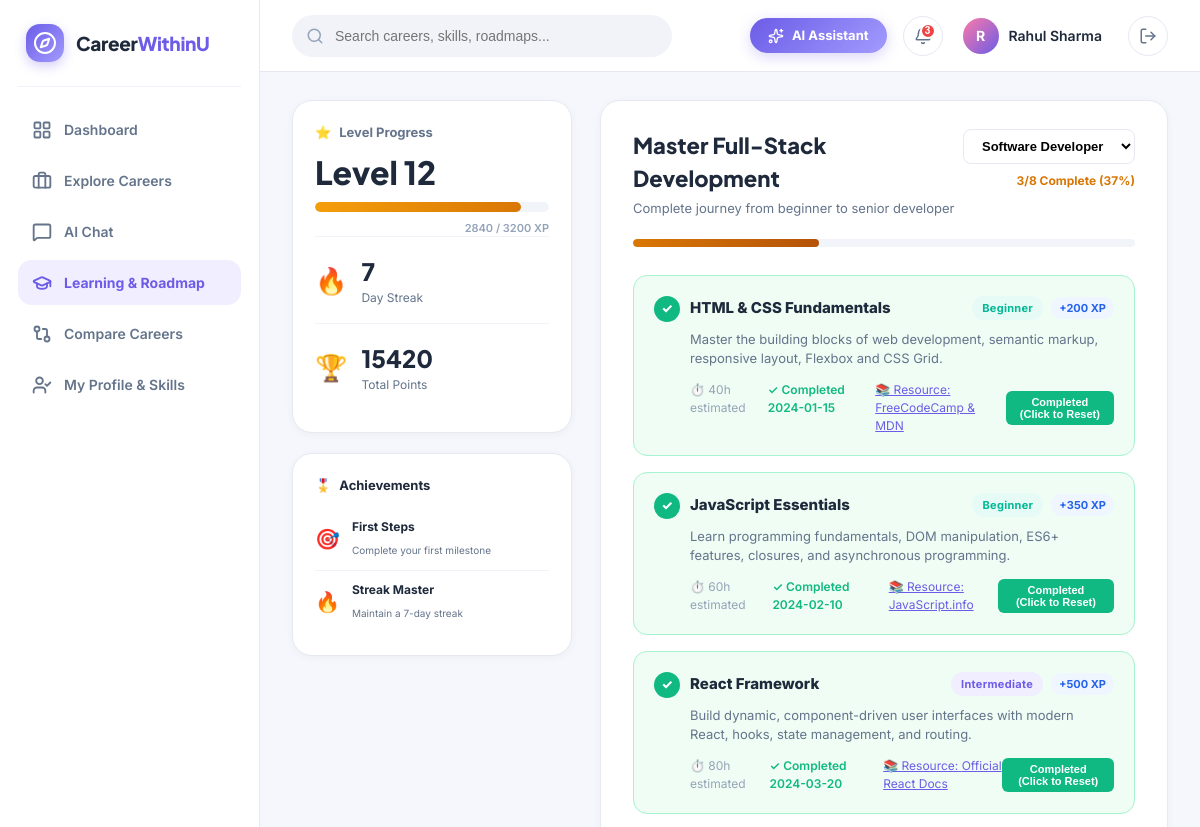
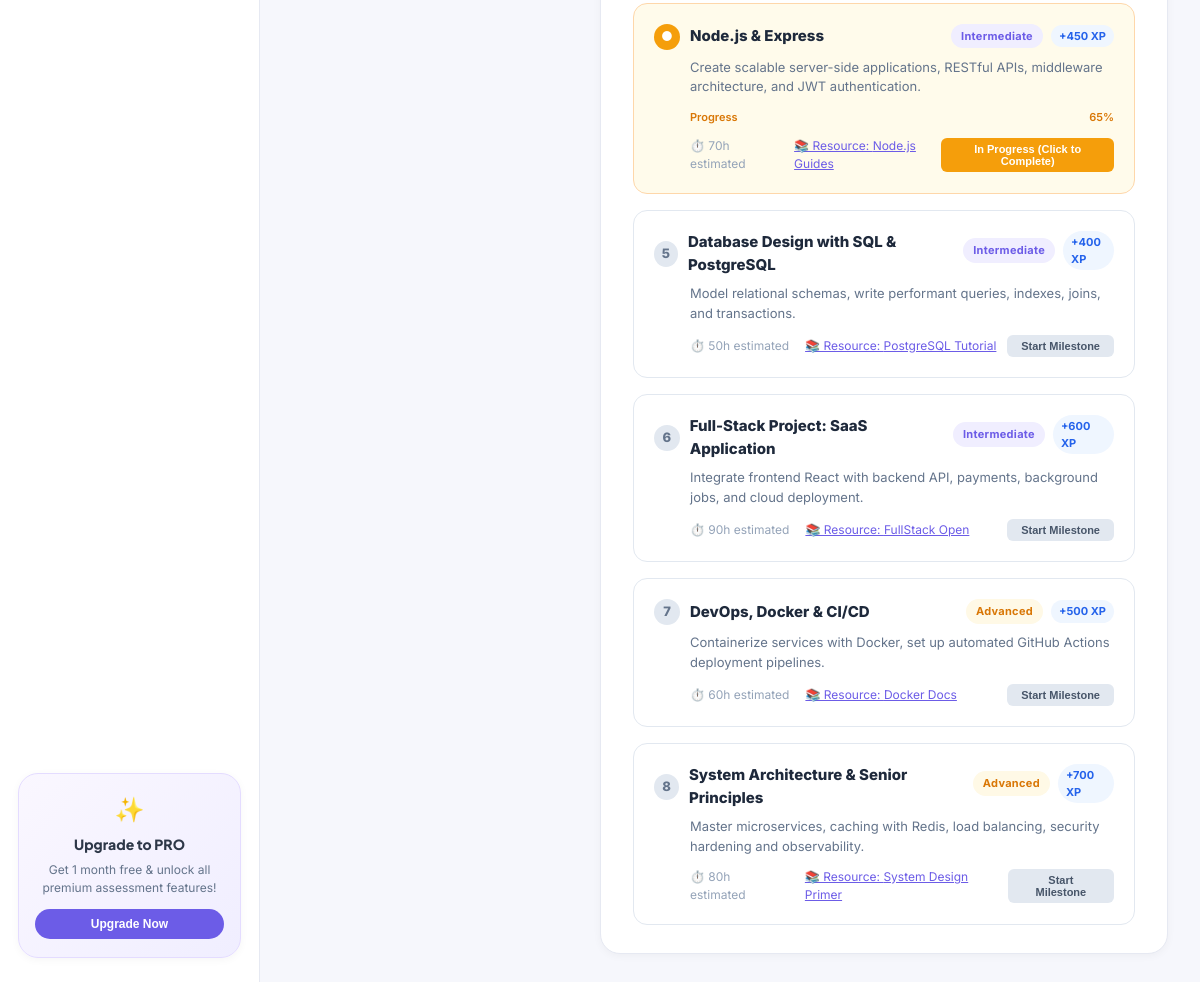
The page /roadmap/ (signed in) on the database its author committed (2 pictures, top to bottom).
### core/models.py (models this page shows, shortened)
class UserProfile(models.Model):
    EDUCATION_LEVEL_CHOICES = [
        ('school', 'School / 10th-12th Grade'),
        ('diploma', 'Diploma'),
        ('undergraduate', 'Undergraduate / Bachelor Degree'),
        ('postgraduate', 'Postgraduate / Master Degree'),
        ('doctorate', 'Doctorate / Professional'),
    ]
    EXPERIENCE_LEVEL_CHOICES = [
        ('Beginner/Student', 'Beginner / Student (0-1 yrs)'),
        ('Intermediate/Graduate', 'Early Career / Graduate (1-3 yrs)'),
        ('Experienced', 'Experienced Professional (3+ yrs)'),
    ]
    user = models.OneToOneField(User, on_delete=models.CASCADE, related_name='profile')
    full_name = models.CharField(max_length=150, default='Rahul Sharma')
    headline = models.CharField(max_length=255, default='High School Student / Tech Enthusiast')
    education_level = models.CharField(max_length=50, choices=EDUCATION_LEVEL_CHOICES, default='school')
    qualification = models.CharField(max_length=150, default='11th Grade (Science & Mathematics)')
    institution = models.CharField(max_length=200, default='Modern High School')
    specialization = models.CharField(max_length=150, default='Physics, Chemistry & Math (PCM)')
    graduation_year = models.IntegerField(default=2026)
    experience_level = models.CharField(max_length=50, choices=EXPERIENCE_LEVEL_CHOICES, default='Beginner/Student')
    profile_completed = models.BooleanField(default=True)
    xp_points = models.IntegerField(default=2840)
    xp_needed = models.IntegerField(default=3200)
    level = models.IntegerField(default=12)
    streak_days = models.IntegerField(default=7)
    total_points = models.IntegerField(default=15420)
    lessons_completed = models.IntegerField(default=46)
    hours_spent = models.IntegerField(default=127)
    assessment_date_str = models.CharField(max_length=100, default='Monday, 11 AM')
    avatar = models.CharField(max_length=50, default='avatar-1')
    psychometric_score = models.IntegerField(default=80)
    college_shortlist_count = models.IntegerField(default=50)
    roadmap_progress = models.IntegerField(default=30)
    created_at = models.DateTimeField(auto_now_add=True)
    updated_at = models.DateTimeField(auto_now=True)
    @property
    def level_progress_percent(self):
        if self.xp_needed <= 0:
            return 100
        return min(100, int((self.xp_points / self.xp_needed) * 100))

class CareerRoadmap(models.Model):
    career = models.OneToOneField(Career, on_delete=models.CASCADE, related_name='roadmap')
    title = models.CharField(max_length=200, default='Master Career Path')
    subtitle = models.CharField(max_length=255, default='Complete journey from beginner to senior professional')
    total_xp = models.IntegerField(default=4500)
    estimated_hours = models.IntegerField(default=350)

class RoadmapMilestone(models.Model):
    LEVEL_CHOICES = [
        ('Beginner', 'Beginner'),
        ('Intermediate', 'Intermediate'),
        ('Advanced', 'Advanced'),
    ]
    roadmap = models.ForeignKey(CareerRoadmap, on_delete=models.CASCADE, related_name='milestones')
    order = models.IntegerField(default=1)
    title = models.CharField(max_length=150)
    description = models.TextField()
    level = models.CharField(max_length=20, choices=LEVEL_CHOICES, default='Beginner')
    xp_reward = models.IntegerField(default=200)
    estimated_hours = models.IntegerField(default=40)
    resource_provider = models.CharField(max_length=100, default='Official Documentation / Coursera')
    resource_url = models.CharField(max_length=255, default='https://roadmap.sh')
    class Meta:
        ordering = ['order']

class UserMilestoneProgress(models.Model):
    STATUS_CHOICES = [
        ('not_started', 'Not Started'),
        ('in_progress', 'In Progress'),
        ('completed', 'Completed'),
    ]
    user = models.ForeignKey(User, on_delete=models.CASCADE, related_name='user_milestones')
    milestone = models.ForeignKey(RoadmapMilestone, on_delete=models.CASCADE)
    status = models.CharField(max_length=20, choices=STATUS_CHOICES, default='not_started')
    progress_percent = models.IntegerField(default=0)
    completed_date = models.CharField(max_length=50, blank=True, null=True)
    updated_at = models.DateTimeField(auto_now=True)
    class Meta:
        unique_together = ('user', 'milestone')

### core/views.py (the view)
# urls.py: path('roadmap/', views.roadmap_view, name='roadmap'),            # Screen 2 (Ascento)
@login_required
def roadmap_view(request, career_slug=None):
    user = request.user
    profile, _ = UserProfile.objects.get_or_create(user=user)
    all_roadmaps = CareerRoadmap.objects.select_related('career').all()
    if career_slug:
        roadmap = get_object_or_404(CareerRoadmap, career__slug=career_slug)
    else:
        roadmap = CareerRoadmap.objects.filter(career__slug='software-developer').first() or all_roadmaps.first()
    milestones_with_progress = []
    completed_count = 0
    total_count = 0
    if roadmap:
        milestones = roadmap.milestones.all().order_by('order')
        total_count = milestones.count()
        for m in milestones:
            prog, _ = UserMilestoneProgress.objects.get_or_create(
                user=user,
                milestone=m,
                defaults={'status': 'not_started', 'progress_percent': 0}
            )
            if prog.status == 'completed':
                completed_count += 1
            milestones_with_progress.append({
                'milestone': m,
                'progress': prog
            })
    roadmap_completion_pct = int((completed_count / total_count * 100)) if total_count > 0 else 0
    context = {
        'profile': profile,
        'roadmap': roadmap,
        'all_roadmaps': all_roadmaps,
        'milestones_data': milestones_with_progress,
        'completed_count': completed_count,
        'total_count': total_count,
        'roadmap_completion_pct': roadmap_completion_pct,
        'active_nav': 'learning',
    }
    return render(request, 'roadmap.html', context)

### templates/roadmap.html (shortened to what this page needs)
{% extends 'base.html' %}
{% block content %}
<div class="roadmap-page-layout">
  <div class="gamify-sidebar">
    <div class="gamify-card">
      <div class="level-title-row">
        <span>⭐</span>
        <span>Level Progress</span>
      </div>
      <div class="level-num">Level {{ profile.level }}</div>
      <div class="xp-track">
        <div class="xp-fill" style="width: {{ profile.level_progress_percent }}%;"></div>
      </div>
      <div class="xp-ratio-text">{{ profile.xp_points }} / {{ profile.xp_needed }} XP</div>
      <div class="streak-box">
        <div class="streak-icon-box">🔥</div>
        <div>
          <div class="streak-val">{{ profile.streak_days }}</div>
          <div class="streak-lbl">Day Streak</div>
        </div>
      </div>
      <div class="points-box">
        <div class="streak-icon-box">🏆</div>
        <div>
          <div class="streak-val">{{ profile.total_points }}</div>
          <div class="streak-lbl">Total Points</div>
        </div>
      </div>
    </div>
    <div class="gamify-card">
      <div style="font-size: 13px; font-weight: 700; margin-bottom: 12px; display: flex; align-items: center; gap: 8px;">
        <span>🎖️</span>
        <span>Achievements</span>
      </div>
      <div class="achievement-item">
        <div style="font-size: 20px;">🎯</div>
        <div>
          <strong style="font-size: 12px; display: block;">First Steps</strong>
          <span style="font-size: 10px; color: var(--text-secondary);">Complete your first milestone</span>
        </div>
      </div>
      <div class="achievement-item">
        <div style="font-size: 20px;">🔥</div>
        <div>
          <strong style="font-size: 12px; display: block;">Streak Master</strong>
          <span style="font-size: 10px; color: var(--text-secondary);">Maintain a 7-day streak</span>
        </div>
      </div>
    </div>
  </div>
  <div class="roadmap-main-card">
    <div class="roadmap-header-top">
      <div>
        <h2 style="font-size: 22px; font-weight: 800; font-family: var(--font-heading); margin-bottom: 4px;">
          {{ roadmap.title }}
        </h2>
        <p style="font-size: 13px; color: var(--text-secondary);">
          {{ roadmap.subtitle }}
        </p>
      </div>
      <div style="text-align: right;">
        <select class="roadmap-career-select" onchange="location.href='/roadmap/' + this.value + '/'">
          {% for r in all_roadmaps %}
            <option value="{{ r.career.slug }}" {% if r.id == roadmap.id %}selected{% endif %}>
              {{ r.career.title }}
            </option>
          {% endfor %}
        </select>
        <div style="font-size: 12px; font-weight: 700; color: #D97706; margin-top: 8px;">
          {{ completed_count }}/{{ total_count }} Complete ({{ roadmap_completion_pct }}%)
        </div>
      </div>
    </div>
    <div class="roadmap-completion-bar">
      <div class="roadmap-completion-fill" style="width: {{ roadmap_completion_pct }}%;"></div>
    </div>
    <div class="milestones-flow">
      {% for item in milestones_data %}
        <div class="milestone-node {{ item.progress.status }}">
          <div class="node-header">
            <div class="node-title-group">
              <div class="status-circle {{ item.progress.status }}">
                {% if item.progress.status == 'completed' %}✓
                {% elif item.progress.status == 'in_progress' %}●
                {% else %}{{ item.milestone.order }}
                {% endif %}
              </div>
              <h4 style="font-size: 15px; font-weight: 800; color: #1E293B;">
                {{ item.milestone.title }}
              </h4>
            </div>
            <div class="node-tags">
              <span class="badge {% if item.milestone.level == 'Beginner' %}badge-success{% elif item.milestone.level == 'Intermediate' %}badge-primary{% else %}badge-warning{% endif %}">
                {{ item.milestone.level }}
              </span>
              <span class="xp-reward-pill">+{{ item.milestone.xp_reward }} XP</span>
            </div>
          </div>
          <div class="node-body">
            <p class="node-desc">{{ item.milestone.description }}</p>
            {% if item.progress.status == 'in_progress' %}
              <div style="margin-bottom: 12px;">
                <div style="display: flex; justify-content: space-between; font-size: 11px; font-weight: 600; color: #D97706; margin-bottom: 4px;">
                  <span>Progress</span>
                  <span>{{ item.progress.progress_percent }}%</span>
                </div>
              </div>
            {% endif %}
            <div class="node-footer">
              <div style="display: flex; gap: 16px;">
                <span>⏱️ {{ item.milestone.estimated_hours }}h estimated</span>
                {% if item.progress.completed_date %}
                  <span style="color: #10B981; font-weight: 600;">✓ Completed {{ item.progress.completed_date }}</span>
                {% endif %}
                <a href="{{ item.milestone.resource_url }}" target="_blank" style="color: var(--primary); text-decoration: underline;">
                  📚 Resource: {{ item.milestone.resource_provider }}
                </a>
              </div>
              <div>
                <button type="button" class="status-toggle-btn {% if item.progress.status == 'completed' %}btn-comp{% elif item.progress.status == 'in_progress' %}btn-prog{% else %}btn-not{% endif %}"
                        onclick="toggleMilestoneStatus({{ item.milestone.id }}, '{{ item.progress.status }}')">
                  {% if item.progress.status == 'completed' %}Completed (Click to Reset)
                  {% elif item.progress.status == 'in_progress' %}In Progress (Click to Complete)
                  {% else %}Start Milestone
                  {% endif %}
                </button>
              </div>
            </div>
          </div>
        </div>
      {% endfor %}
    </div>
  </div>
</div>
{% endblock %}

### templates/base.html (shortened to what this page needs)
<!DOCTYPE html>
<html lang="en">
<head>
  {% load static %}
  <link rel="stylesheet" href="{% static 'css/style.css' %}">
</head>
<body>
  <div class="app-layout">
    <aside class="app-sidebar">
      <div class="brand-container">
        <div class="brand-logo-icon">
          <i data-lucide="compass"></i>
        </div>
        <div class="brand-title">Career<span>WithinU</span></div>
      </div>
      <nav class="sidebar-nav">
        <a href="{% url 'dashboard' %}" class="nav-item {% if active_nav == 'dashboard' %}active{% endif %}">
          <i data-lucide="layout-grid"></i>
          <span>Dashboard</span>
        </a>
        <a href="{% url 'careers' %}" class="nav-item {% if active_nav == 'careers' %}active{% endif %}">
          <i data-lucide="briefcase"></i>
          <span>Explore Careers</span>
        </a>
        <a href="{% url 'chat' %}" class="nav-item {% if active_nav == 'chat' %}active{% endif %}">
          <i data-lucide="message-square"></i>
          <span>AI Chat</span>
        </a>
        <a href="{% url 'roadmap' %}" class="nav-item {% if active_nav == 'learning' %}active{% endif %}">
          <i data-lucide="graduation-cap"></i>
          <span>Learning & Roadmap</span>
        </a>
        <a href="{% url 'career_compare' %}" class="nav-item {% if active_nav == 'compare' %}active{% endif %}">
          <i data-lucide="git-compare"></i>
          <span>Compare Careers</span>
        </a>
        <a href="{% url 'profile_wizard' %}" class="nav-item {% if active_nav == 'profile' %}active{% endif %}">
          <i data-lucide="user-check"></i>
          <span>My Profile & Skills</span>
        </a>
      </nav>
      <div class="sidebar-pro-card">
        <div style="font-size: 24px; margin-bottom: 6px;">✨</div>
        <h4>Upgrade to PRO</h4>
        <p>Get 1 month free & unlock all premium assessment features!</p>
        <button class="pro-btn" onclick="alert('PRO features unlocked in demo!')">Upgrade Now</button>
      </div>
    </aside>
    <div class="app-main">
      <header class="top-navbar">
        <div class="search-bar-wrapper">
          <i data-lucide="search"></i>
          <form action="{% url 'careers' %}" method="GET">
            <input type="text" name="q" placeholder="Search careers, skills, roadmaps..." value="{{ query|default:'' }}">
          </form>
        </div>
        <div class="top-nav-actions">
          <a href="{% url 'chat' %}" class="ai-assistant-pill">
            <i data-lucide="sparkles" style="width: 16px; height: 16px;"></i>
            <span>AI Assistant</span>
          </a>
          <button class="icon-button" title="Notifications" onclick="alert('No unread notifications.')">
            <span class="badge-dot">3</span>
          </button>
          <a href="{% url 'profile_wizard' %}" class="user-profile-badge">
            <div class="user-avatar-circle">
              {{ profile.full_name|default:request.user.username|slice:":1"|upper }}
            </div>
            <span class="user-name-text">{{ profile.full_name|default:request.user.username }}</span>
          </a>
          <a href="{% url 'logout' %}" class="icon-button" title="Sign Out">
            <i data-lucide="log-out" style="width: 18px; height: 18px;"></i>
          </a>
        </div>
      </header>
      <main class="page-container">
        {% block content %}{% endblock %}
      </main>
    </div>
  </div>
</body>
</html>

### rows shown on the page
UserProfile: full_name "R", full_name "Rahul Sharma", level "12", xp_points "2840", xp_needed "3200", streak_days "7", total_points "15420"
CareerRoadmap: title "Master Full-Stack Development", subtitle "Complete journey from beginner to senior developer"
RoadmapMilestone: milestone "HTML & CSS Fundamentals", milestone.level "Beginner", milestone.xp_reward "200", milestone.description "Master the building blocks of web development, semantic markup, responsive layout, Flexbox and CSS Grid.", milestone.estimated_hours "40", progress.completed_date "2024-01-15", milestone.resource_provider "FreeCodeCamp & MDN", shows "Completed (Click to Reset)"
RoadmapMilestone: milestone "JavaScript Essentials", milestone.level "Beginner", milestone.xp_reward "350", milestone.description "Learn programming fundamentals, DOM manipulation, ES6+ features, closures, and asynchronous programming.", milestone.estimated_hours "60", progress.completed_date "2024-02-10", milestone.resource_provider "JavaScript.info", shows "Completed (Click to Reset)"
RoadmapMilestone: milestone "React Framework", milestone.level "Intermediate", milestone.xp_reward "500", milestone.description "Build dynamic, component-driven user interfaces with modern React, hooks, state management, and routing.", milestone.estimated_hours "80", progress.completed_date "2024-03-20", milestone.resource_provider "Official React Docs", shows "Completed (Click to Reset)"
RoadmapMilestone: milestone "Node.js & Express", milestone.level "Intermediate", milestone.xp_reward "450", milestone.description "Create scalable server-side applications, RESTful APIs, middleware architecture, and JWT authentication.", progress.progress_percent "65", milestone.estimated_hours "70", milestone.resource_provider "Node.js Guides", shows "In Progress (Click to Complete)"
RoadmapMilestone: milestone.order "5", milestone "Database Design with SQL & PostgreSQL", milestone.level "Intermediate", milestone.xp_reward "400", milestone.description "Model relational schemas, write performant queries, indexes, joins, and transactions.", milestone.estimated_hours "50", milestone.resource_provider "PostgreSQL Tutorial", shows "Start Milestone"
RoadmapMilestone: milestone.order "6", milestone "Full-Stack Project: SaaS Application", milestone.level "Intermediate", milestone.xp_reward "600", milestone.description "Integrate frontend React with backend API, payments, background jobs, and cloud deployment.", milestone.estimated_hours "90", milestone.resource_provider "FullStack Open", shows "Start Milestone"
RoadmapMilestone: milestone.order "7", milestone "DevOps, Docker & CI/CD", milestone.level "Advanced", milestone.xp_reward "500", milestone.description "Containerize services with Docker, set up automated GitHub Actions deployment pipelines.", milestone.estimated_hours "60", milestone.resource_provider "Docker Docs", shows "Start Milestone"
RoadmapMilestone: milestone.order "8", milestone "System Architecture & Senior Principles", milestone.level "Advanced", milestone.xp_reward "700", milestone.description "Master microservices, caching with Redis, load balancing, security hardening and observability.", milestone.estimated_hours "80", milestone.resource_provider "System Design Primer", shows "Start Milestone"

### other values the page prints
{{ completed_count }} "3"
{{ total_count }} "8"
{{ roadmap_completion_pct }} "37"
form field value "Software Developer"
